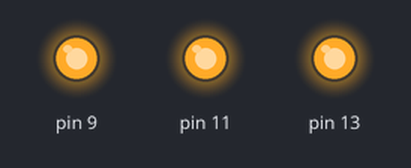
The sketch below on a simulated Arduino Uno, built with avr-gcc and run on an emulated ATmega328P. Shown: output pins drawn as LEDs (lit = HIGH).

Above: at 1.0 s.
At 3.0 s:
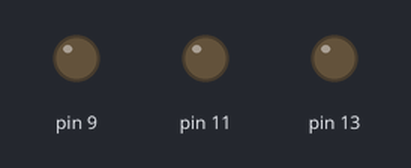
Timing chart, 0 to 5.2 s (numbered marks = the images above):
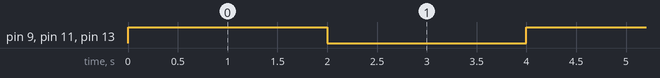

Measured:
- by itself, pin 9, pin 11, pin 13: alternates HIGH for 2.0 s and LOW for 2.0 s

The sketch:

sketch_3led-HIGH.ino
```cpp
void setup() {
pinMode (13, OUTPUT);
pinMode (11, OUTPUT);
pinMode (9, OUTPUT);

}

void loop() {
//TUrN ON ALL LEDs
digitalWrite(13, HIGH);
digitalWrite(11, HIGH);
digitalWrite(9, HIGH);
delay(2000); //wait time

//TURN OFF ALL LEDs
digitalWrite(13, LOW);
digitalWrite(11, LOW);
digitalWrite(9, LOW);
delay (2000);//wait one second
}
```
